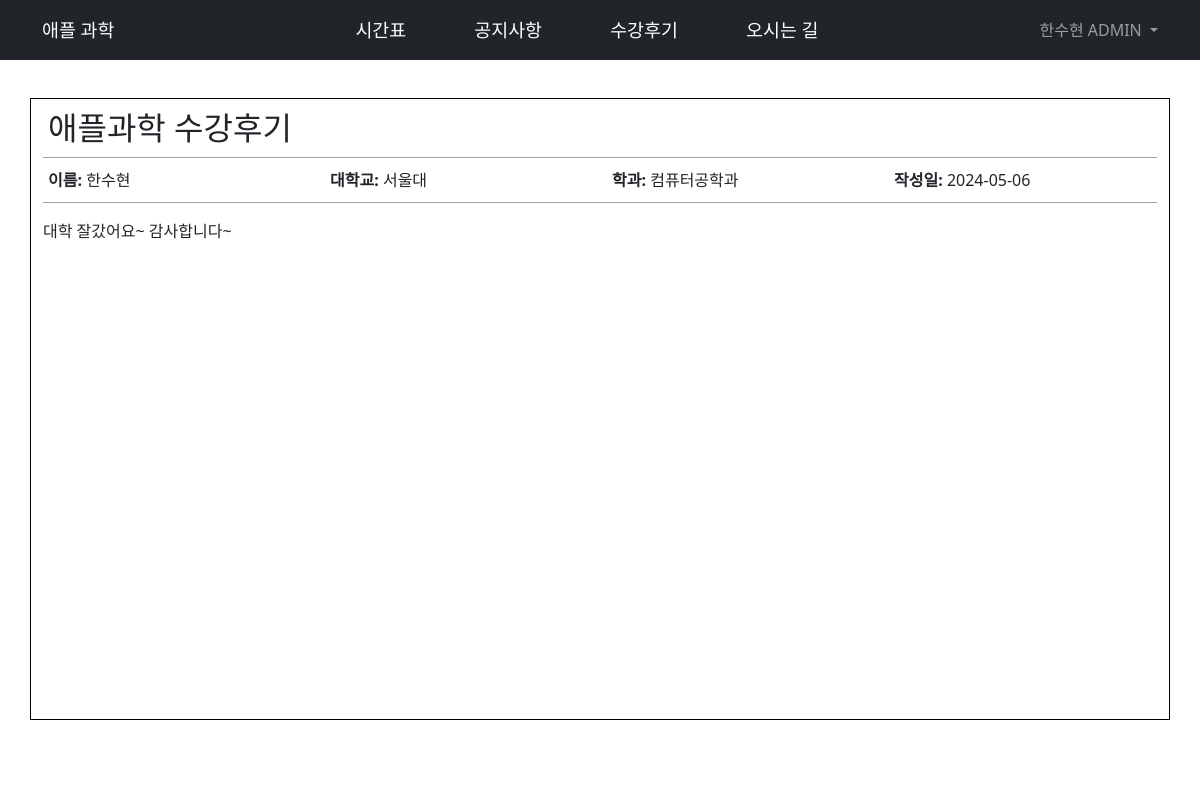
Screenshot of /review/1 (signed in) with the database file from the repository.
### common/models.py (models this page shows, shortened)
class User(AbstractUser):
    GRADE_CHOICES = (
        ("1학년", "1학년"),
        ("2학년", "2학년"),
        ("3학년", "3학년"),
    )
    SCHOOL_CHOICES = (
        ("세화고", "세화고"),
        ("세화여고", "세화여고"),
        ("연합반", "연합반"),
    )
    name = models.CharField(max_length=100, null=False, verbose_name="이름")
    phone = models.CharField(
        max_length=20, null=True, blank=True, verbose_name="전화번호"
    )
    parent_phone = models.CharField(
        max_length=20, null=True, blank=True, verbose_name="부모님 전화번호"
    )
    is_teacher = models.BooleanField(default=False, verbose_name="강사")
    is_manager = models.BooleanField(default=False, verbose_name="행정")
    school = models.CharField(
        max_length=50,
        choices=SCHOOL_CHOICES,
        blank=True,
        null=True,
        verbose_name="학교",
    )
    grade = models.CharField(
        max_length=10,
        choices=GRADE_CHOICES,
        blank=True,
        null=True,
        verbose_name="학년",
    )
    physics = models.BooleanField(default=False, verbose_name="물리")
    chemistry = models.BooleanField(default=False, verbose_name="화학")
    biology = models.BooleanField(default=False, verbose_name="생명과학")
    earth_science = models.BooleanField(default=False, verbose_name="지구과학")
    integrated_science = models.BooleanField(default=False, verbose_name="통합과학")
    courses = models.ManyToManyField(
        "Course",
        related_name="enrolled_students",
        blank=True,
        verbose_name="수업 시간표",
    )
    payment_count = models.IntegerField(default=12, verbose_name="결제 횟수")
    payment_request = models.BooleanField(default=False, verbose_name="결제 요청")
    is_active = models.BooleanField(
        default=False, verbose_name="활성화"
    )  # 관리자 승인 전까지는 비활성화된 계정 처리
    attended_dates = models.ManyToManyField(
        "Attendance",
        related_name="attended_at",
        blank=True,
        verbose_name="출석 날짜",
    )
    absent_dates = models.ManyToManyField(
        "Absence",
        related_name="absent_at",
        blank=True,
        verbose_name="결석 날짜",
    )
    class Meta:
        verbose_name = "회원"
        verbose_name_plural = "회원"

class Review(models.Model):
    SCHOOL_CHOICES = (
        ("세화고", "세화고"),
        ("세화여고", "세화여고"),
        ("반포고", "반포고"),
        ("상문고", "상문고"),
        ("서울고", "서울고"),
        ("서문여고", "서문여고"),
    )
    school = models.CharField(
        max_length=10,
        choices=SCHOOL_CHOICES,
        verbose_name="고등학교",
        default="세화고",
    )
    name = models.CharField(max_length=10, verbose_name="학생 이름")
    university = models.CharField(
        max_length=20, verbose_name="대학교", default="Unknown"
    )
    major = models.CharField(max_length=20, verbose_name="학과", default="Unknown")
    title = models.CharField(
        max_length=100, verbose_name="제목", default="애플과학 수강후기"
    )
    content = models.TextField(max_length=1500, verbose_name="수강 후기")
    created_at = models.DateTimeField(default=timezone.now, verbose_name="작성 시간")
    class Meta:
        verbose_name = "수강후기"
        verbose_name_plural = "수강후기"

### main/views.py (the view)
# urls.py: path("review/<int:id>", views.review_detail, name="review_detail"),
def review_detail(request, id):
    review = get_object_or_404(Review, pk=id)
    return render(request, "main/main_review_detail.html", {"review": review})

### templates/main/main_review_detail.html
{% extends 'main/main_base.html' %}
{% load static %}
{% block extra_css %}<link href="{% static 'css/main/main_home.css' %}" rel="stylesheet" />{% endblock %}
{% block content %}
<div class="article-container container mt-5">
    <div class="article-header mb-3">
        <h2 class="article-header__title nomargin" >{{ review.title }}</h2>
        <div class="article-header__info row">
            <p class="col nomargin"><strong>이름:</strong> {{ review.name }}</p>
            <p class="col nomargin"><strong>대학교:</strong> {{ review.university }}</p>
            <p class="col nomargin"><strong>학과:</strong> {{ review.major }}</p>
            <p class="col nomargin"><strong>작성일:</strong> {{ review.created_at|date:"Y-m-d" }}</p>
        </div>
    </div>
    <div class="article-body">
        <p>{{ review.content }}</p>
    </div>
</div>
{% endblock %}

### templates/main/main_base.html (shortened to what this page needs)
{% load static %}
<!DOCTYPE html>
<html lang="en">
    <head>
        <link href="https://cdn.jsdelivr.net/npm/bootstrap-icons@1.4.1/font/bootstrap-icons.css" rel="stylesheet" />
        <link href="{% static 'css/base.css' %}" rel="stylesheet" />
        {% block extra_css %}{% endblock %}
    </head>
    <body class="d-flex flex-column min-vh-100">
        <nav class="navbar navbar-expand-lg navbar-dark bg-dark text-white fixed-top">
            <div class="container d-flex">
                <div>
                    <a class="navbar-brand" href="{% url 'main_home' %}">애플 과학</a>
                </div>
                <div>
                    <a class="navbar-brand pe-5" href="#timetable">시간표</a>
                    <a class="navbar-brand pe-5" href="#notice">공지사항</a>
                    <a class="navbar-brand pe-5" href="#review">수강후기</a>
                    <a class="navbar-brand" href="#way">오시는 길</a>
                </div>
                <div>
                    {% if request.user.is_authenticated %}
                        <ul class="navbar-nav ms-auto mt-2 mt-lg-0">
                            <li class="nav-item dropdown">
                                <div class="navbar-user-main">
                                    <a class="nav-link dropdown-toggle nopadding ms-1" id="navbarDropdown" href="#" role="button" data-bs-toggle="dropdown" aria-haspopup="true" aria-expanded="false">
                                        {{ request.user.name }}
                                    </a>
                                </div>
                            </li>
                        </ul>
                    {% else %}
                        <a class="navbar-brand" href="{% url 'user_login' %}">login</a>
                    {% endif %}
                </div>
            </div>
        </nav>
        <main class="flex-grow-1">
            {% block content %}
            {% endblock %}
        </main>
        <footer class="mt-auto">
            <div class="container px-5">
                <p class="m-0 text-center text-white">Copyright &copy; chowchow0048 2024</p>
            </div>
        </footer>
    </body>
</html>

### static/css/main/main_home.css (style rules this page uses)
.nopadding { padding:0 !important; }
.nomargin { margin: 0 !important; }
.article-container { min-height: 600px; margin-bottom: 50px; border: 1px solid black; }
.article-header { border-bottom: 1px solid rgba(33, 33, 33, 0.419)!important; }
.article-header__title { border-bottom: 1px solid rgba(33, 33, 33, 0.419)!important; padding: 10px 5px; }
.article-header__info { padding: 10px 5px; }
.article-body { overflow-wrap: break-word; word-break: break-word; min-height: 500px; }

### rows the page displays
User: user.name "한수현 ADMIN"
Review: title "애플과학 수강후기", name "한수현", university "서울대", major "컴퓨터공학과", created_at "2024-05-06", content "대학 잘갔어요~ 감사합니다~"
